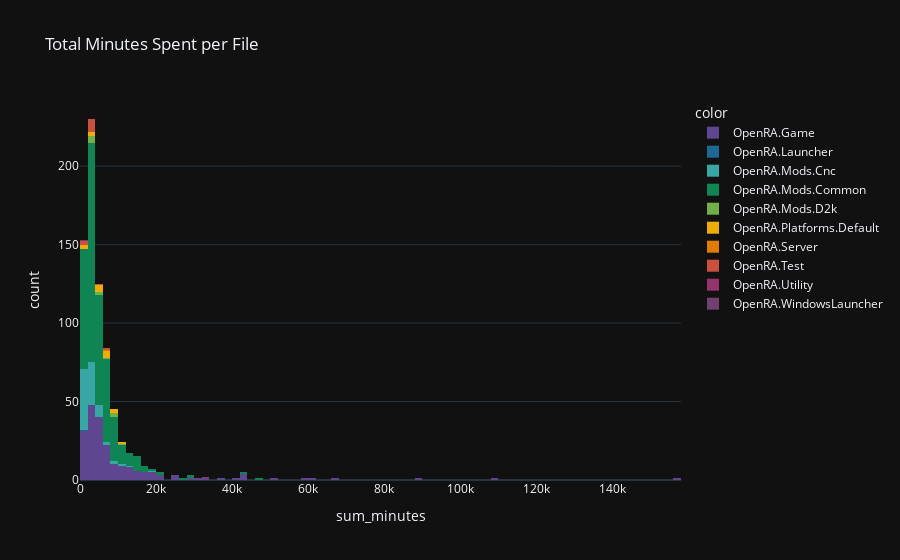

Here is the notebook cell this chart was saved with:
### Code cell
# Histogram of lines of code
fig = px.histogram(df_grouped,
                   x="sum_minutes",
                   color=df_grouped.index.get_level_values(1),
                   title='Total Minutes Spent per File',
                   labels={'lines': 'Lines of Code'},
                   template=template,
                   color_discrete_sequence=theme)
fig.show()

### Figure 1 — Plotly figure (JSON) as saved in the notebook; plotly's stock layout.template omitted (floating-point values rounded to 4 significant figures; data arrays with more than 128 entries replaced by an {"elided": "..."} marker saying what was removed)
{"data": [{"alignmentgroup": "True", "bingroup": "x", "hovertemplate": "color=OpenRA.Game<br>sum_minutes=%{x}<br>count=%{y}<extra></extra>", "legendgroup": "OpenRA.Game", "marker": {"color": "rgb(95, 70, 144)", "pattern": {"shape": ""}}, "name": "OpenRA.Game", "offsetgroup": "OpenRA.Game", "orientation": "v", "showlegend": true, "type": "histogram", "x": {"elided": "206 int values"}, "xaxis": "x", "yaxis": "y"}, {"alignmentgroup": "True", "bingroup": "x", "hovertemplate": "color=OpenRA.Launcher<br>sum_minutes=%{x}<br>count=%{y}<extra></extra>", "legendgroup": "OpenRA.Launcher", "marker": {"color": "rgb(29, 105, 150)", "pattern": {"shape": ""}}, "name": "OpenRA.Launcher", "offsetgroup": "OpenRA.Launcher", "orientation": "v", "showlegend": true, "type": "histogram", "x": [1606], "xaxis": "x", "yaxis": "y"}, {"alignmentgroup": "True", "bingroup": "x", "hovertemplate": "color=OpenRA.Mods.Cnc<br>sum_minutes=%{x}<br>count=%{y}<extra></extra>", "legendgroup": "OpenRA.Mods.Cnc", "marker": {"color": "rgb(56, 166, 165)", "pattern": {"shape": ""}}, "name": "OpenRA.Mods.Cnc", "offsetgroup": "OpenRA.Mods.Cnc", "orientation": "v", "showlegend": true, "type": "histogram", "x": [4174, 7555, 4585, 4664, 2723, 2646, 1455, 814, 19326, 1883, 1609, 1949, 2118, 1750, 1898, 1925, 2074, 1761, 2126, 949, 607, 967, 1588, 179, 1029, 1223, 1472, 2008, 526, 3882, 2242, 1851, 1885, 1144, 2395, 4044, 3089, 2460, 739, 2448, 4349, 2436, 900, 2435, 1541, 2316, 3097, 1444, 5689, 1038, 1637, 4611, 8192, 1853, 1630, 3619, 2380, 2856, 1457, 1015, 9753, 3337, 12313, 7121, 2235, 11703, 2279, 1523, 1071, 1302, 634, 3092, 5836, 2835, 1759, 1972, 3057, 2101, 2554, 536, 515], "xaxis": "x", "yaxis": "y"}, {"alignmentgroup": "True", "bingroup": "x", "hovertemplate": "color=OpenRA.Mods.Common<br>sum_minutes=%{x}<br>count=%{y}<extra></extra>", "legendgroup": "OpenRA.Mods.Common", "marker": {"color": "rgb(15, 133, 84)", "pattern": {"shape": ""}}, "name": "OpenRA.Mods.Common", "offsetgroup": "OpenRA.Mods.Common", "orientation": "v", "showlegend": true, "type": "histogram", "x": {"elided": "408 int values"}, "xaxis": "x", "yaxis": "y"}, {"alignmentgroup": "True", "bingroup": "x", "hovertemplate": "color=OpenRA.Mods.D2k<br>sum_minutes=%{x}<br>count=%{y}<extra></extra>", "legendgroup": "OpenRA.Mods.D2k", "marker": {"color": "rgb(115, 175, 72)", "pattern": {"shape": ""}}, "name": "OpenRA.Mods.D2k", "offsetgroup": "OpenRA.Mods.D2k", "orientation": "v", "showlegend": true, "type": "histogram", "x": [10230, 2696, 2267, 5562, 8393, 3229, 6799, 9118, 8999, 5201, 2226], "xaxis": "x", "yaxis": "y"}, {"alignmentgroup": "True", "bingroup": "x", "hovertemplate": "color=OpenRA.Platforms.Default<br>sum_minutes=%{x}<br>count=%{y}<extra></extra>", "legendgroup": "OpenRA.Platforms.Default", "marker": {"color": "rgb(237, 173, 8)", "pattern": {"shape": ""}}, "name": "OpenRA.Platforms.Default", "offsetgroup": "OpenRA.Platforms.Default", "orientation": "v", "showlegend": true, "type": "histogram", "x": [4596, 1508, 6855, 1600, 1313, 2647, 9897, 8832, 5758, 2535, 7014, 11242, 7632, 6326, 2776, 4833, 4996], "xaxis": "x", "yaxis": "y"}, {"alignmentgroup": "True", "bingroup": "x", "hovertemplate": "color=OpenRA.Server<br>sum_minutes=%{x}<br>count=%{y}<extra></extra>", "legendgroup": "OpenRA.Server", "marker": {"color": "rgb(225, 124, 5)", "pattern": {"shape": ""}}, "name": "OpenRA.Server", "offsetgroup": "OpenRA.Server", "orientation": "v", "showlegend": true, "type": "histogram", "x": [6080], "xaxis": "x", "yaxis": "y"}, {"alignmentgroup": "True", "bingroup": "x", "hovertemplate": "color=OpenRA.Test<br>sum_minutes=%{x}<br>count=%{y}<extra></extra>", "legendgroup": "OpenRA.Test", "marker": {"color": "rgb(204, 80, 62)", "pattern": {"shape": ""}}, "name": "OpenRA.Test", "offsetgroup": "OpenRA.Test", "orientation": "v", "showlegend": true, "type": "histogram", "x": [2105, 6700, 2340, 3581, 5986, 2691, 3563, 1820, 2387, 34, 3121, 2000], "xaxis": "x", "yaxis": "y"}, {"alignmentgroup": "True", "bingroup": "x", "hovertemplate": "color=OpenRA.Utility<br>sum_minutes=%{x}<br>count=%{y}<extra></extra>", "legendgroup": "OpenRA.Utility", "marker": {"color": "rgb(148, 52, 110)", "pattern": {"shape": ""}}, "name": "OpenRA.Utility", "offsetgroup": "OpenRA.Utility", "orientation": "v", "showlegend": true, "type": "histogram", "x": [32227], "xaxis": "x", "yaxis": "y"}, {"alignmentgroup": "True", "bingroup": "x", "hovertemplate": "color=OpenRA.WindowsLauncher<br>sum_minutes=%{x}<br>count=%{y}<extra></extra>", "legendgroup": "OpenRA.WindowsLauncher", "marker": {"color": "rgb(111, 64, 112)", "pattern": {"shape": ""}}, "name": "OpenRA.WindowsLauncher", "offsetgroup": "OpenRA.WindowsLauncher", "orientation": "v", "showlegend": true, "type": "histogram", "x": [543], "xaxis": "x", "yaxis": "y"}], "layout": {"barmode": "relative", "legend": {"title": {"text": "color"}, "tracegroupgap": 0}, "title": {"text": "Total Minutes Spent per File"}, "xaxis": {"anchor": "y", "domain": [0, 1], "title": {"text": "sum_minutes"}}, "yaxis": {"anchor": "x", "domain": [0, 1], "title": {"text": "count"}}}}
